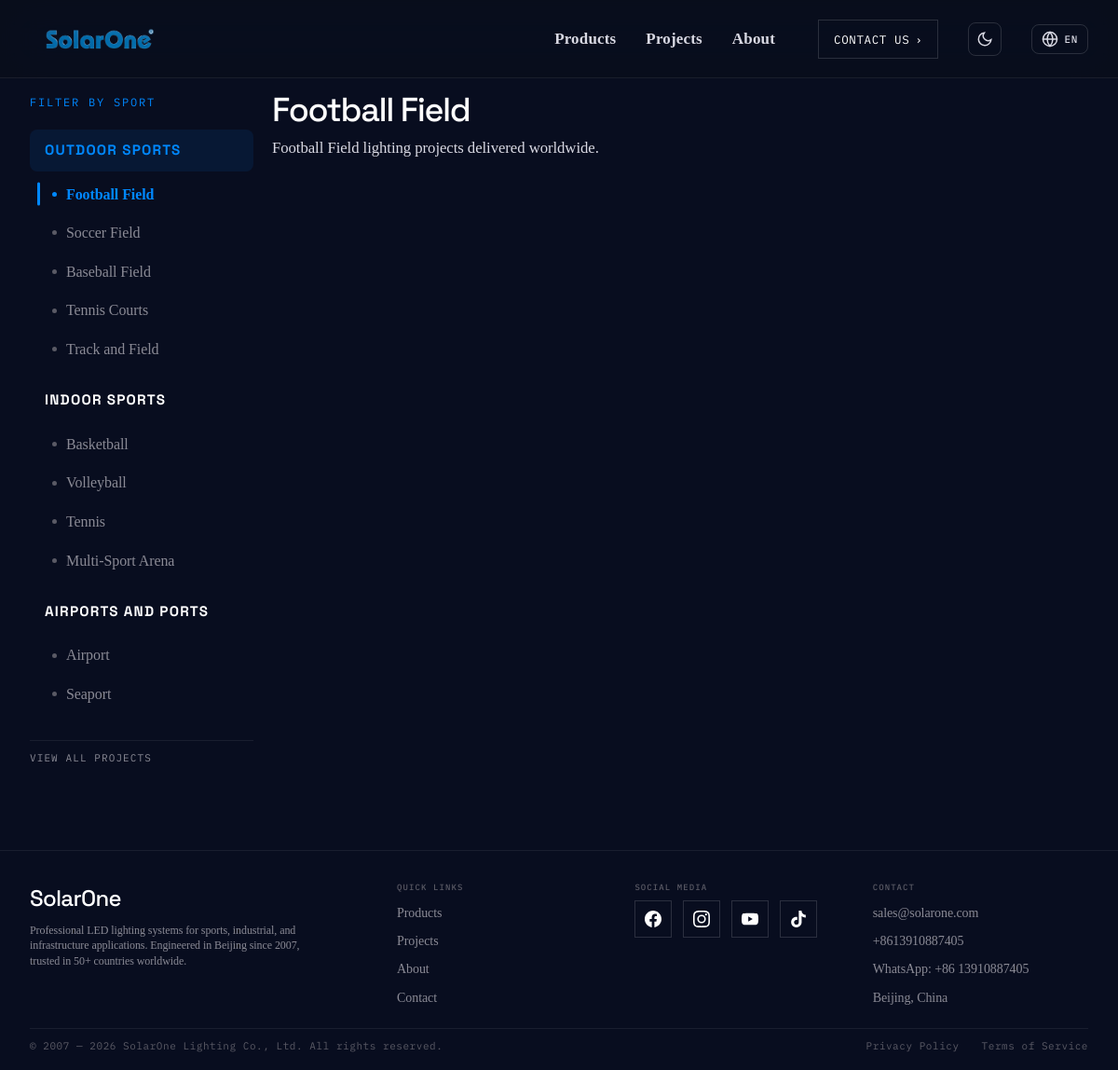
/projects/?venue=OUTDOOR&sport=FOOTBALL_FIELD, run on an earlier commit of the app's database.
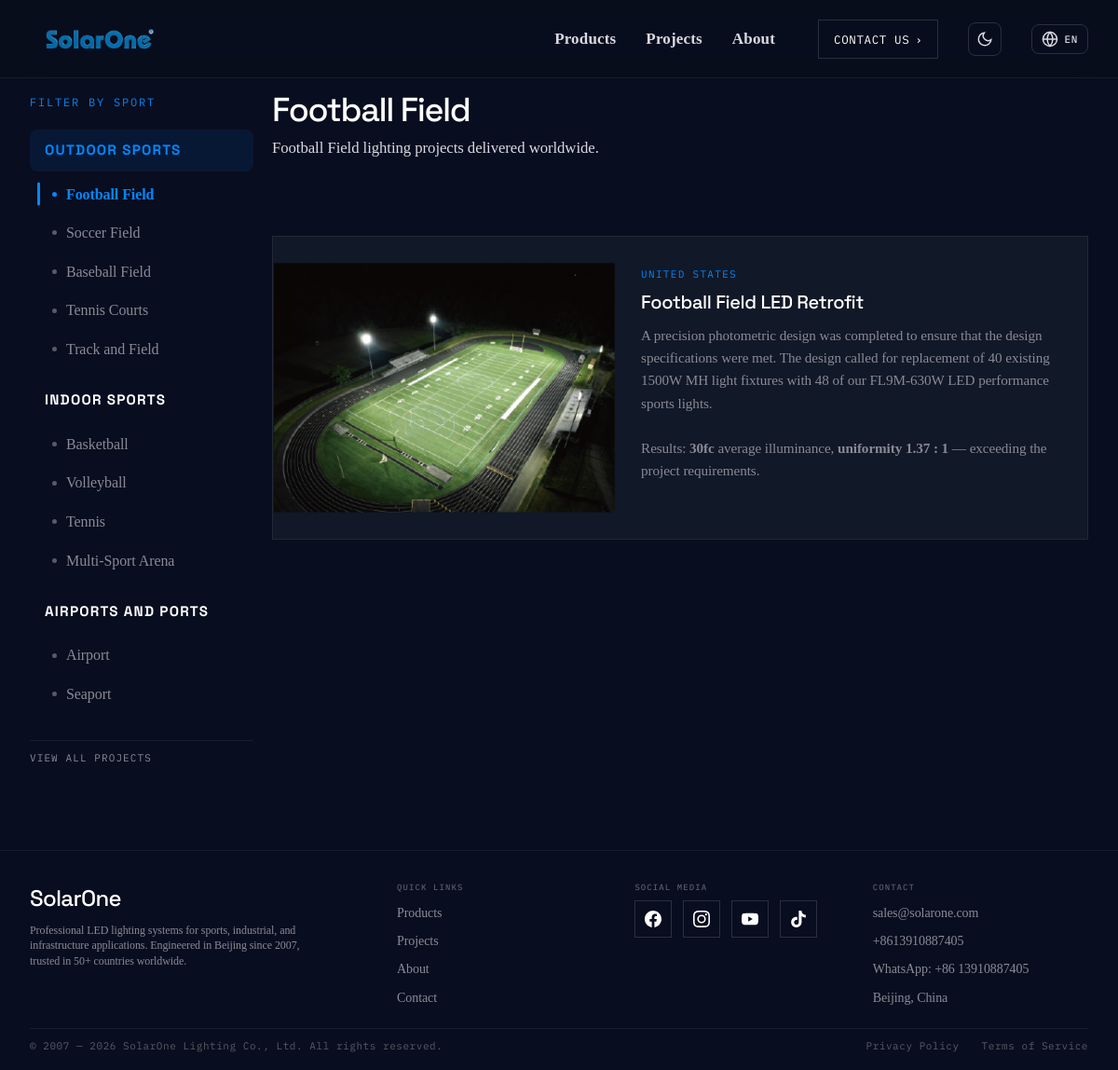
And on a later commit of the database.
### pages/models.py (models this page shows, shortened)
class Project(models.Model):
    VENUE_TYPE_CHOICES = [
        ('OUTDOOR', 'Outdoor'),
        ('INDOOR', 'Indoor'),
        ('INFRASTRUCTURE', 'Infrastructure'),
    ]
    SPORT_TYPE_CHOICES = [
        ('FOOTBALL_FIELD', 'Football Field'),
        ('SOCCER_FIELD', 'Soccer Field'),
        ('BASEBALL_FIELD', 'Baseball Field'),
        ('TENNIS_COURTS', 'Tennis Courts'),
        ('BASKETBALL', 'Basketball'),
        ('VOLLEYBALL', 'Volleyball'),
        ('TRACK_FIELD', 'Track and Field'),
        ('MULTI_SPORT', 'Multi-Sport Arena'),
        ('AIRPORT', 'Airport'),
        ('SEAPORT', 'Seaport'),
        ('OTHER', 'Other'),
    ]
    title = models.CharField(max_length=200)
    location = models.CharField(max_length=200)
    slug = models.SlugField(unique=True)
    venue_type = models.CharField(max_length=20, choices=VENUE_TYPE_CHOICES, default='OUTDOOR')
    sport_type = models.CharField(max_length=50, choices=SPORT_TYPE_CHOICES, default='OTHER')
    description = models.TextField()
    results = models.TextField(blank=True)
    image = models.ImageField(upload_to='projects/', blank=True)
    order = models.IntegerField(default=0)
    created_at = models.DateTimeField(auto_now_add=True)
    translations = JSONField(default=dict, blank=True)
    class Meta:
        ordering = ['order']
    def t(self, field_name, lang='en'):
        if lang == 'en' or not self.translations:
            return getattr(self, field_name, '')
        lang_data = self.translations.get(lang, {})
        val = lang_data.get(field_name, '')
        return val if val else getattr(self, field_name, '')

### pages/views.py (the view)
# urls.py: path('projects/', views.projects, name='projects'),
def projects(request):
    context = get_common_context()
    lang = get_language()
    venue_types = _get_projects_sidebar(lang)
    context['venue_types'] = venue_types
    active_venue_type = request.GET.get('venue', '')
    active_sport_type = request.GET.get('sport', '')
    context['active_venue_type'] = active_venue_type
    context['active_sport_type'] = active_sport_type
    active_venue_type_label = ''
    active_sport_type_label = ''
    for vt in venue_types:
        if vt['key'] == active_venue_type:
            active_venue_type_label = vt['label']
            for s in vt['sports']:
                if s['key'] == active_sport_type:
                    active_sport_type_label = s['label']
                    break
            break
    context['active_venue_type_label'] = active_venue_type_label
    context['active_sport_type_label'] = active_sport_type_label
    projects_list = Project.objects.all()
    if active_venue_type:
        projects_list = projects_list.filter(venue_type=active_venue_type)
    if active_sport_type:
        projects_list = projects_list.filter(sport_type=active_sport_type)
    for proj in projects_list:
        if proj.image:
            proj.image_url = static(proj.image.name)
        else:
            proj.image_url = ''
        proj.title_t = proj.t('title', lang)
        proj.description_t = proj.t('description', lang)
        proj.location_t = proj.t('location', lang)
        proj.results_t = proj.t('results', lang)
    context['projects'] = projects_list
    return render(request, 'projects.html', context)

### pages/views.py (called while the page is built)
def _t(label, lang='en'):
    if lang == 'en':
        return label
    entry = _SIDEBAR_I18N.get(label, {})
    return entry.get(lang, label)

def get_common_context():
    site_config = SiteConfig.objects.first()
    if not site_config:
        site_config = SiteConfig.objects.create()
    if site_config.hero_background:
        site_config.hero_bg_url = static(site_config.hero_background.name)
    else:
        site_config.hero_bg_url = static('images/hero-main.fw.png')
    if site_config.logo:
        site_config.logo_url = static(site_config.logo.name)
    else:
        site_config.logo_url = static('images/logo.png')
    return {'config': site_config}

### templates/projects.html (shortened to what this page needs)
{% extends "base.html" %}
{% load i18n %}
{% load static %}
{% block content %}
<section class="page-with-sidebar" style="padding: 100px 0 80px;">
  <div class="container">
    <div class="sidebar-layout" style="display: grid; grid-template-columns: 240px 1fr; gap: 20px; align-items: start;">
      <aside class="sidebar-nav" style="position: sticky; top: 100px;">
        <div class="sidebar-nav-header" style="font-family: var(--ff-mono); font-size: 12px; letter-spacing: 0.15em; text-transform: uppercase; color: var(--accent); margin-bottom: 20px;">{% trans "Filter by Sport" %}</div>
        <nav class="sidebar-nav-list">
          {% for vt in venue_types %}
          <div class="sidebar-nav-group" style="margin-bottom: 8px;">
            <div class="sidebar-nav-parent{% if active_venue_type == vt.key %} active{% endif %}">
              {{ vt.label }}
            </div>
            <div class="sidebar-nav-children">
              {% for st in vt.sports %}
              <a href="{% url 'projects' %}?venue={{ vt.key }}&sport={{ st.key }}" class="sidebar-nav-child{% if active_sport_type == st.key %} active{% endif %}">
                <span class="sidebar-nav-dot"></span>
                {{ st.label }}
              </a>
              {% endfor %}
            </div>
          </div>
          {% endfor %}
        </nav>
        <a href="{% url 'projects' %}" class="sidebar-nav-all{% if not active_sport_type %} active{% endif %}" style="display: block; margin-top: 24px; padding: 10px 0; font-family: var(--ff-mono); font-size: 11px; letter-spacing: 0.1em; text-transform: uppercase; color: var(--ink-mute); text-decoration: none; transition: color 0.2s; border-top: 1px solid var(--line);">{% trans "View All Projects" %}</a>
      </aside>
      <div class="sidebar-content">
        <div class="sidebar-content-header" style="margin-bottom: 40px;">
          {% if active_sport_type_label %}
          <h1 class="section-title" style="margin-bottom: 8px;">{{ active_sport_type_label }}</h1>
          <p class="section-body" style="max-width: none;">{{ active_sport_type_label }} {% trans "lighting projects delivered worldwide." %}</p>
          {% elif active_venue_type_label %}
          <h1 class="section-title" style="margin-bottom: 8px;">{{ active_venue_type_label }} {% trans "Projects" %}</h1>
          <p class="section-body" style="max-width: none;">{% trans "Professional lighting solutions for outdoor venues." %}</p>
          {% endif %}
        </div>
        <div class="projects-grid">
          {% for project in projects %}
          <div class="project-card reveal">
            <div class="project-card-img">
              {% if project.image_url %}
              <img src="{{ project.image_url }}" alt="{{ project.title }}">
              {% else %}
              <div class="project-card-img-placeholder stadium">
                <span class="field-label">{% trans "Project Image" %}</span>
              </div>
              {% endif %}
            </div>
            <div class="project-card-body">
              <div class="project-card-location">{{ project.location_t }}</div>
              <h3 class="project-card-title">{{ project.title_t }}</h3>
              <p class="project-card-desc">{{ project.description_t }}</p>
              {% if project.results %}<p class="project-card-desc" style="margin-top:12px;">{% trans "Results:" %} {{ project.results_t|safe }}</p>{% endif %}
            </div>
          </div>
          {% endfor %}
        </div>
      </div>
    </div>
  </div>
</section>
{% endblock %}

What changed in the data, as far as the page shows it:
now on this page (row edited): Project: location_t "UNITED STATES", title_t "Football Field LED Retrofit", description_t "A precision photometric design was completed to ensure that the design specifications were met. The design called for replacement of 40 existing 1500W MH light fixtures with 48 of our FL9M-630W LED performance sports lights.", results_t "30fc average illuminance, uniformity 1.37 : 1 — exceeding the project requirements."
